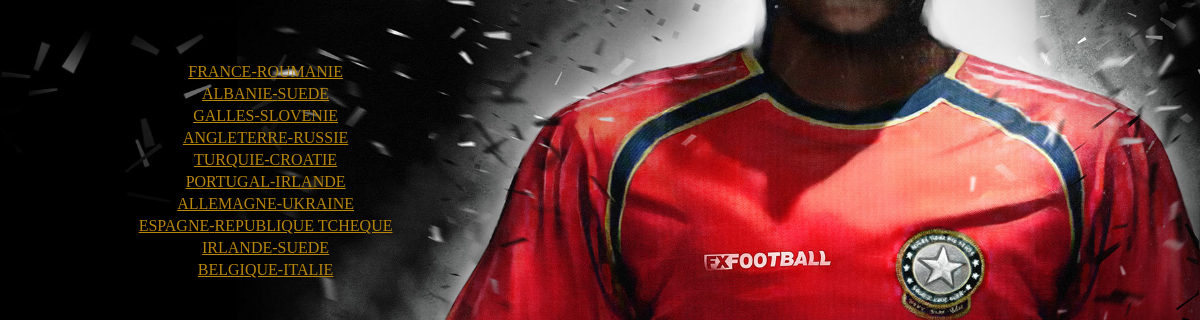
/affectations.php, run on the app's committed database.
### tables this page shows
CREATE TABLE `match` (
  `idM` int(11) NOT NULL,
  `date` date NOT NULL,
  `eqA` varchar(20) NOT NULL,
  `eqB` varchar(20) NOT NULL,
  `scoreA` int(11) DEFAULT NULL,
  `scoreB` int(11) DEFAULT NULL
);

CREATE TABLE `equipe` (
  `idE` varchar(5) NOT NULL,
  `pays` tinytext NOT NULL,
  `drapeau` tinytext NOT NULL
);

### affectations.php (the view, shortened to what this page needs)
<html>
<head>
</head>
<body>
<form method="POST" action="buv.php" name="f">
		<table  align="center">
			<?php
				include_once 'connect.php';
				$sql = "SELECT   p1.pays , p2.pays,M.idM
				FROM `match` M , `equipe` p1, `equipe`  p2
				WHERE M.eqA=p1.idE AND M.eqB=p2.idE";
				$res = mysqli_query($idconnecxion,$sql);
				while($data=mysqli_fetch_row($res)) {
					echo "<tr><td><a target=\"bas\" href=\"buv.php?idm=$data[2]\">".$data[0]."-".$data[1]."</a></td></tr>";
				}
			?>
    </table>
            </form>
</body>
</html>

### affectations.php (style rules this page uses)
body { background-image: url("FX_Football_Background_FX_Football.jpg"); background-position: center; background-size: cover; }
table { width: 30%; margin: 40px 80px 0px; text-align: center; border-bottom: none; border-radius: 10px 10px 10px 10px; padding: 20px; }
a { color:darkgoldenrod; }

### data on the page
match: eqA.pays "FRANCE", eqB.pays "ROUMANIE"
match: eqA.pays "ALBANIE", eqB.pays "SUEDE"
match: eqA.pays "GALLES", eqB.pays "SLOVENIE"
match: eqA.pays "ANGLETERRE", eqB.pays "RUSSIE"
match: eqA.pays "TURQUIE", eqB.pays "CROATIE"
match: eqA.pays "PORTUGAL", eqB.pays "IRLANDE"
match: eqA.pays "ALLEMAGNE", eqB.pays "UKRAINE"
match: eqA.pays "ESPAGNE", eqB.pays "REPUBLIQUE TCHEQUE"
match: eqA.pays "IRLANDE", eqB.pays "SUEDE"
match: eqA.pays "BELGIQUE", eqB.pays "ITALIE"
